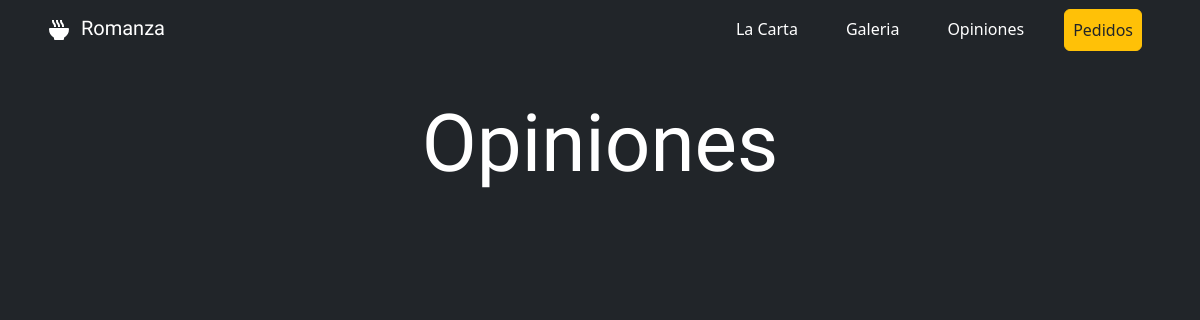
/index.php?romanza=opiniones, run on an earlier commit of the app's database.
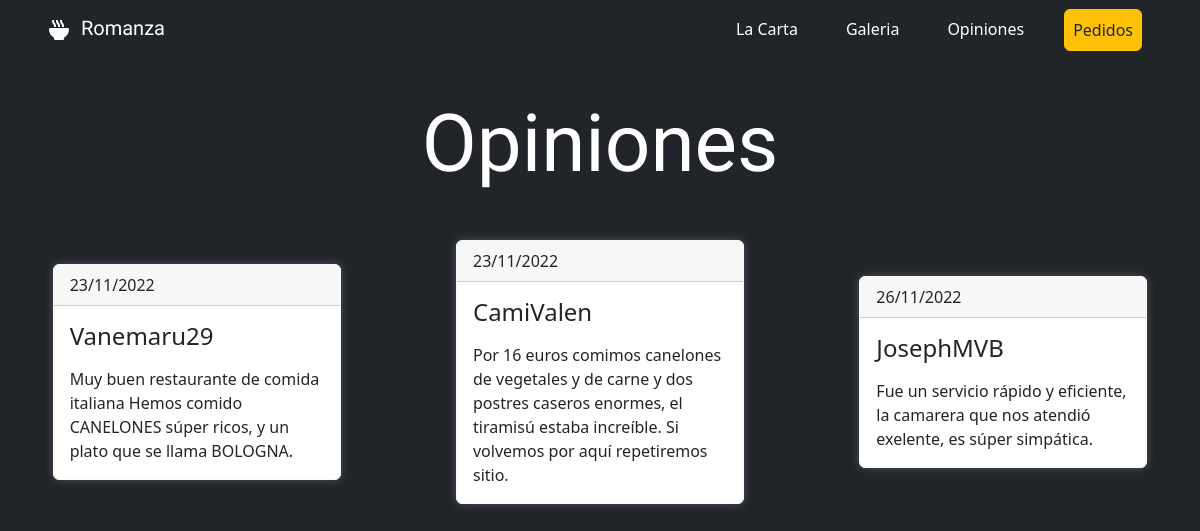
And on a later commit of the database.
### tables this page shows
CREATE TABLE `opinion` (
  `id_opinion` int(11) NOT NULL,
  `opinion` varchar(200) NOT NULL,
  `id_usuario` int(11) NOT NULL,
  `fecha_registro` date NOT NULL
);

CREATE TABLE `usuario` (
  `id_usuario` int(11) NOT NULL,
  `nombre` varchar(45) NOT NULL,
  `nombre_usuario` varchar(45) NOT NULL,
  `telefono` text NOT NULL,
  `correo` varchar(45) NOT NULL,
  `clave` varchar(45) NOT NULL,
  `id_rol` int(11) NOT NULL,
  `fecha_registro` date NOT NULL
);

### controladores/navegacion.php (called while the page is built)
<?php
    class ControladorDeNavegacion {
        static public function plantilla() {
            include ('vistas/plantilla.php');
        }
        static public function enlacesPaginasC() {
            if (isset($_GET['romanza'])) {
                $modulo = $_GET['romanza'];
            } else {
                $modulo = 'index';
            }
            $respuesta = ModeloDeNavegacion::enlacesPaginasM($modulo);
            include $respuesta;
        }
    }
?>

### index.php (called while the page is built)
<?php
    require_once ('controladores/navegacion.php');
    require_once ('modelos/navegacion.php');
    $mvc = new ControladorDeNavegacion;
    $mvc -> plantilla();
?>

### modelos/conexion.php (called while the page is built, shortened)
<?php
    class Conexion {
        public $servidor = "localhost";
        private $usuario = "root";
        private $password = "V4n32020$";
        private $bd = "romanza";
        private $conexion;
        public function __construct () {
            $this->conexion = new mysqli($this->servidor, $this->usuario, $this->password, $this->bd);
            mysqli_query($this->conexion, "SET NAMES 'utf8'");
        }
        public function conectar () {
            return $this->conexion;
        }
    }
?>

### controladores/Opiniones.php (called while the page is built, shortened)
<?php
    class Opiniones extends Conexion {
        public function __construct () {
            $this->conexion = new Conexion();
            $this->conexion = $this->conexion->conectar();
        }
        public function listaOpn () {
            $sql = mysqli_query($this->conexion, "SELECT * FROM opinion");
            return $sql;
        }
    }
?>

### controladores/Usuarios.php (called while the page is built, shortened)
<?php
class Usuarios extends Conexion {
    public function __construct() {
        $this->conexion = new Conexion();
        $this->conexion = $this->conexion->conectar();
    }
    public function obtenerUser($id_user) {
        $sql = mysqli_query($this->conexion, "SELECT * FROM usuario WHERE id_usuario = '$id_user'");
        return $sql;
    }
}

### controladores/Fechas.php (called while the page is built, shortened)
<?php
    class Fechas {
        public function __construct () {
            $this->conexion = new Conexion();
        }
        public function fechaFormato ($fecha) {
            $formato = date("d/m/Y", strtotime($fecha));
            return $formato;
        }
    }
?>

### vistas/modulos/opiniones.php (the view, shortened to what this page needs)
<?php
    $usuario = new Usuarios();
    $opiniones = new Opiniones();
    $opn = $opiniones -> listaOpn();
    $fecha = new Fechas();
?>
<section class="py-5">
    <h1 class="text-center text-white my-5 display-1 inicio__titulo"> Opiniones </h1>
    <article class="inicio__opiniones-cont">
        <?php
            while ($datos_opinion = mysqli_fetch_array($opn)) {
                $datos2 = $usuario -> obtenerUser($datos_opinion['id_usuario']);
                while ($datos_usuario2 = mysqli_fetch_array($datos2)) {
        ?>
        <div class="inicio__opinion card border-light" style="max-width: 18rem;">
            <div class="card-header"><?= $fecha->fechaFormato($datos_opinion['fecha_registro']) ?></div>
            <div class="card-body">
                <h4 class="card-title mb-3"><?= $datos_usuario2['nombre_usuario'] ?></h5>
                <p class="card-text"><?= $datos_opinion['opinion'] ?></p>
            </div>
        </div>
        <?php
                }
            }
        ?>
    </article>
</section>

### vistas/encabezado.php (shortened to what this page needs)
<!DOCTYPE html>
<html lang="es">
<head>
    <link rel="stylesheet" href="vistas/../publico/css/normalizar.css">
    <link rel="stylesheet" href="vistas/../DataTables/datatables.min.css">
    <link rel="stylesheet" href="vistas/../DataTables/DataTables-1.12.1/css/dataTables.bootstrap5.min.css">
    <link rel="stylesheet" href="vistas/../bootstrap/css/bootstrap.min.css">
    <link rel="stylesheet" href="vistas/../publico/css/estilos.css">
</head>
<body>

### vistas/plantilla.php (shortened to what this page needs)
<?php
    include ('encabezado.php');
    require_once ('vistas/../controladores/navegacion.php');
    require_once ('vistas/../modelos/navegacion.php');
    require_once ('vistas/../modelos/Conexion.php');
?>
<header>
</header>
<main>
    <?php
        $modulo = new ControladorDeNavegacion();
        $modulo -> enlacesPaginasC();
    ?>
</main>
<?php
    include ('pie-pagina.php');
?>

### vistas/pie-pagina.php (shortened to what this page needs)
</body>
</html>

### publico/css/estilos.css (style rules this page uses)
:root { --fuente-titulos: 'Satisfy', cursive; --negro: rgb(0, 0, 0); --blanco: rgb(255, 255, 255); --gris-oscuro: rgb(33, 37, 41); --gris-medio: rgb(135, 138, 140); --gris-claro: rgb(214, 214, 215); --rojo-cta: rgb(220, 53, 69); --amarillo-cta: rgb(255, 193, 7); --verde-correcto: rgb(8, 75, 13); --sombra: rgba(135, 138, 140, .1); --sombra-clara: rgba(255, 255, 255, .2); --sombra-oscura: rgba(0, 0, 0, .2); --sombra-roja: rgba(220, 53, 69, .5); --sombra-verde: rgb(30, 209, 45, .5); --fondo-degradado: linear-gradient(#212529 2%, #720026 20%, #ce4257 60%, #720026 100%); --verde-correcto: #1ed12d; --rojo-incorrecto: #bb2929; }
body { background-color: var(--gris-oscuro); }
.header__logo { margin: 5px; }
.header__titulo { font-family: var(--fuente-titulos); }
.header__btn { color: var(--gris-oscuro); }
.inicio__titulo { font-family: var(--fuente-titulos); }
.inicio__opiniones-cont { display: grid; grid-template-columns: repeat(auto-fit, minmax(18rem, 1fr)); grid-auto-rows: minmax(200px, auto); gap: 10px; grid-auto-flow: dense; align-items: center; justify-content: center; }
.inicio__opinion { margin-left: auto; margin-right: auto; box-shadow: 0px 0px 10px var(--sombra-clara); }

What changed in the data, as far as the page shows it:
added opinion: fecha_registro "23/11/2022", opinion "Muy buen restaurante de comida italiana Hemos comido CANELONES súper ricos, y un plato que se llama BOLOGNA."
added usuario: nombre_usuario "Vanemaru29"
added opinion: fecha_registro "23/11/2022", opinion "Por 16 euros comimos canelones de vegetales y de carne y dos postres caseros enormes, el tiramisú estaba increíble. Si volvemos por aquí repetiremos sitio."
added usuario: nombre_usuario "CamiValen"
added opinion: fecha_registro "26/11/2022", opinion "Fue un servicio rápido y eficiente, la camarera que nos atendió exelente, es súper simpática."
added usuario: nombre_usuario "JosephMVB"
